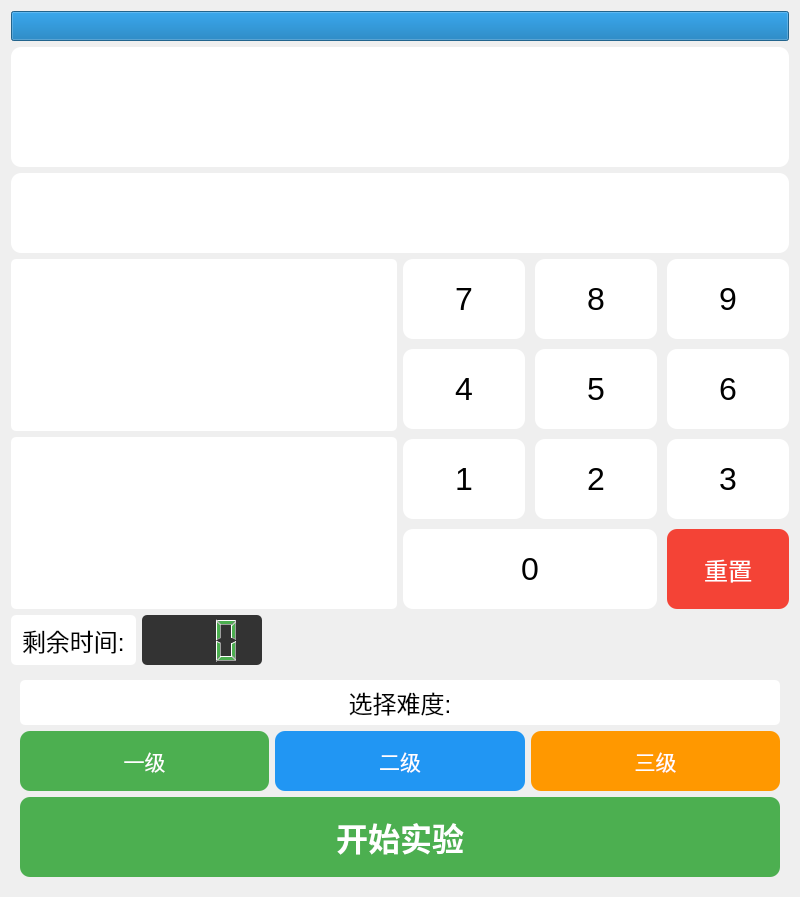
<?xml version="1.0" encoding="UTF-8"?>
<ui version="4.0">
	<class>MathGame</class>
	<widget class="QWidget" name="MathGame">
		<property name="geometry">
			<rect>
				<x>0</x>
				<y>0</y>
				<width>800</width>
				<height>600</height>
			</rect>
		</property>
		<property name="windowTitle">
			<string>数学游戏</string>
		</property>
		<layout class="QVBoxLayout" name="verticalLayout">
			<item>
				<widget class="QProgressBar" name="timeBar">
					<property name="minimumSize">
						<size>
							<width>0</width>
							<height>30</height>
						</size>
					</property>
					<property name="value">
						<number>100</number>
					</property>
					<property name="textVisible">
						<bool>false</bool>
					</property>
					<property name="styleSheet">
						<string notr="true">background-color: #e0e0e0;</string>
					</property>
				</widget>
			</item>
			<item>
				<widget class="QLabel" name="equationLabel">
					<property name="minimumSize">
						<size>
							<width>0</width>
							<height>120</height>
						</size>
					</property>
					<property name="font">
						<font>
							<pointsize>36</pointsize>
							<weight>75</weight>
							<bold>true</bold>
						</font>
					</property>
					<property name="styleSheet">
						<string notr="true">background-color: white; border-radius: 10px; padding: 10px;</string>
					</property>
					<property name="alignment">
						<set>Qt::AlignCenter</set>
					</property>
					<property name="wordWrap">
						<bool>true</bool>
					</property>
				</widget>
			</item>
			<item>
				<widget class="QLabel" name="resultLabel">
					<property name="minimumSize">
						<size>
							<width>0</width>
							<height>80</height>
						</size>
					</property>
					<property name="font">
						<font>
							<pointsize>24</pointsize>
						</font>
					</property>
					<property name="styleSheet">
						<string notr="true">background-color: white; border-radius: 10px; padding: 10px;</string>
					</property>
					<property name="alignment">
						<set>Qt::AlignCenter</set>
					</property>
				</widget>
			</item>
			<item>
				<layout class="QHBoxLayout" name="horizontalLayout">
					<item>
						<layout class="QVBoxLayout" name="statsLayout">
							<item>
								<widget class="QLabel" name="questionsLabel">
									<property name="font">
										<font>
											<pointsize>18</pointsize>
										</font>
									</property>
									<property name="styleSheet">
										<string notr="true">background-color: white; border-radius: 5px; padding: 5px;</string>
									</property>
									<property name="alignment">
										<set>Qt::AlignCenter</set>
									</property>
								</widget>
							</item>
							<item>
								<widget class="QLabel" name="accuracyLabel">
									<property name="font">
										<font>
											<pointsize>18</pointsize>
										</font>
									</property>
									<property name="styleSheet">
										<string notr="true">background-color: white; border-radius: 5px; padding: 5px;</string>
									</property>
									<property name="alignment">
										<set>Qt::AlignCenter</set>
									</property>
								</widget>
							</item>
						</layout>
					</item>
					<item>
						<layout class="QGridLayout" name="buttonGrid">
							<property name="horizontalSpacing">
								<number>10</number>
							</property>
							<property name="verticalSpacing">
								<number>10</number>
							</property>
							<item row="0" column="0">
								<widget class="QPushButton" name="numBtn7">
									<property name="text">
										<string>7</string>
									</property>
									<property name="minimumSize">
										<size>
											<width>80</width>
											<height>80</height>
										</size>
									</property>
									<property name="font">
										<font>
											<pointsize>24</pointsize>
										</font>
									</property>
									<property name="styleSheet">
										<string notr="true">background-color: white; border-radius: 10px;</string>
									</property>
								</widget>
							</item>
							<item row="0" column="1">
								<widget class="QPushButton" name="numBtn8">
									<property name="text">
										<string>8</string>
									</property>
									<property name="minimumSize">
										<size>
											<width>80</width>
											<height>80</height>
										</size>
									</property>
									<property name="font">
										<font>
											<pointsize>24</pointsize>
										</font>
									</property>
									<property name="styleSheet">
										<string notr="true">background-color: white; border-radius: 10px;</string>
									</property>
								</widget>
							</item>
							<item row="0" column="2">
								<widget class="QPushButton" name="numBtn9">
									<property name="text">
										<string>9</string>
									</property>
									<property name="minimumSize">
										<size>
											<width>80</width>
											<height>80</height>
										</size>
									</property>
									<property name="font">
										<font>
											<pointsize>24</pointsize>
										</font>
									</property>
									<property name="styleSheet">
										<string notr="true">background-color: white; border-radius: 10px;</string>
									</property>
								</widget>
							</item>
							<item row="1" column="0">
								<widget class="QPushButton" name="numBtn4">
									<property name="text">
										<string>4</string>
									</property>
									<property name="minimumSize">
										<size>
											<width>80</width>
											<height>80</height>
										</size>
									</property>
									<property name="font">
										<font>
											<pointsize>24</pointsize>
										</font>
									</property>
									<property name="styleSheet">
										<string notr="true">background-color: white; border-radius: 10px;</string>
									</property>
								</widget>
							</item>
							<item row="1" column="1">
								<widget class="QPushButton" name="numBtn5">
									<property name="text">
										<string>5</string>
									</property>
									<property name="minimumSize">
										<size>
											<width>80</width>
											<height>80</height>
										</size>
									</property>
									<property name="font">
										<font>
											<pointsize>24</pointsize>
										</font>
									</property>
									<property name="styleSheet">
										<string notr="true">background-color: white; border-radius: 10px;</string>
									</property>
								</widget>
							</item>
							<item row="1" column="2">
								<widget class="QPushButton" name="numBtn6">
									<property name="text">
										<string>6</string>
									</property>
									<property name="minimumSize">
										<size>
											<width>80</width>
											<height>80</height>
										</size>
									</property>
									<property name="font">
										<font>
											<pointsize>24</pointsize>
										</font>
									</property>
									<property name="styleSheet">
										<string notr="true">background-color: white; border-radius: 10px;</string>
									</property>
								</widget>
							</item>
							<item row="2" column="0">
								<widget class="QPushButton" name="numBtn1">
									<property name="text">
										<string>1</string>
									</property>
									<property name="minimumSize">
										<size>
											<width>80</width>
											<height>80</height>
										</size>
									</property>
									<property name="font">
										<font>
											<pointsize>24</pointsize>
										</font>
									</property>
									<property name="styleSheet">
										<string notr="true">background-color: white; border-radius: 10px;</string>
									</property>
								</widget>
							</item>
							<item row="2" column="1">
								<widget class="QPushButton" name="numBtn2">
									<property name="text">
										<string>2</string>
									</property>
									<property name="minimumSize">
										<size>
											<width>80</width>
											<height>80</height>
										</size>
									</property>
									<property name="font">
										<font>
											<pointsize>24</pointsize>
										</font>
									</property>
									<property name="styleSheet">
										<string notr="true">background-color: white; border-radius: 10px;</string>
									</property>
								</widget>
							</item>
							<item row="2" column="2">
								<widget class="QPushButton" name="numBtn3">
									<property name="text">
										<string>3</string>
									</property>
									<property name="minimumSize">
										<size>
											<width>80</width>
											<height>80</height>
										</size>
									</property>
									<property name="font">
										<font>
											<pointsize>24</pointsize>
										</font>
									</property>
									<property name="styleSheet">
										<string notr="true">background-color: white; border-radius: 10px;</string>
									</property>
								</widget>
							</item>
							<item row="3" column="0" colspan="2">
								<widget class="QPushButton" name="numBtn0">
									<property name="text">
										<string>0</string>
									</property>
									<property name="minimumSize">
										<size>
											<width>0</width>
											<height>80</height>
										</size>
									</property>
									<property name="font">
										<font>
											<pointsize>24</pointsize>
										</font>
									</property>
									<property name="styleSheet">
										<string notr="true">background-color: white; border-radius: 10px;</string>
									</property>
								</widget>
							</item>
							<item row="3" column="2">
								<widget class="QPushButton" name="resetBtn">
									<property name="text">
										<string>重置</string>
									</property>
									<property name="minimumSize">
										<size>
											<width>0</width>
											<height>80</height>
										</size>
									</property>
									<property name="font">
										<font>
											<pointsize>18</pointsize>
										</font>
									</property>
									<property name="styleSheet">
										<string notr="true">background-color: #f44336; color: white; border-radius: 10px;</string>
									</property>
								</widget>
							</item>
						</layout>
					</item>
				</layout>
			</item>
			<item>
				<layout class="QHBoxLayout" name="gameTimeLayout">
					<item>
						<widget class="QLabel" name="label">
							<property name="text">
								<string>剩余时间:</string>
							</property>
							<property name="font">
								<font>
									<pointsize>18</pointsize>
								</font>
							</property>
							<property name="styleSheet">
								<string notr="true">background-color: white; border-radius: 5px; padding: 5px;</string>
							</property>
						</widget>
					</item>
					<item>
						<widget class="QLCDNumber" name="gameTimeDisplay">
							<property name="digitCount">
								<number>3</number>
							</property>
							<property name="minimumSize">
								<size>
									<width>120</width>
									<height>50</height>
								</size>
							</property>
							<property name="styleSheet">
								<string notr="true">background-color: #333; color: #4CAF50; border-radius: 5px;</string>
							</property>
						</widget>
					</item>
					<item>
						<spacer name="horizontalSpacer">
							<property name="orientation">
								<enum>Qt::Horizontal</enum>
							</property>
							<property name="sizeHint" stdset="0">
								<size>
									<width>40</width>
									<height>20</height>
								</size>
							</property>
						</spacer>
					</item>
				</layout>
			</item>
			<item>
				<widget class="QWidget" name="difficultyWidget" native="true">
					<layout class="QVBoxLayout" name="verticalLayout_2">
						<item>
							<widget class="QLabel" name="difficultyLabel">
								<property name="text">
									<string>选择难度:</string>
								</property>
								<property name="font">
									<font>
										<pointsize>18</pointsize>
									</font>
								</property>
								<property name="styleSheet">
									<string notr="true">background-color: white; border-radius: 5px; padding: 5px;</string>
								</property>
								<property name="alignment">
									<set>Qt::AlignCenter</set>
								</property>
							</widget>
						</item>
						<item>
							<layout class="QHBoxLayout" name="difficultyLayout">
								<item>
									<widget class="QPushButton" name="difficulty1Btn">
										<property name="text">
											<string>一级</string>
										</property>
										<property name="minimumSize">
											<size>
												<width>100</width>
												<height>60</height>
											</size>
										</property>
										<property name="font">
											<font>
												<pointsize>16</pointsize>
											</font>
										</property>
										<property name="styleSheet">
											<string notr="true">background-color: #4CAF50; color: white; border-radius: 10px;</string>
										</property>
									</widget>
								</item>
								<item>
									<widget class="QPushButton" name="difficulty2Btn">
										<property name="text">
											<string>二级</string>
										</property>
										<property name="minimumSize">
											<size>
												<width>100</width>
												<height>60</height>
											</size>
										</property>
										<property name="font">
											<font>
												<pointsize>16</pointsize>
											</font>
										</property>
										<property name="styleSheet">
											<string notr="true">background-color: #2196F3; color: white; border-radius: 10px;</string>
										</property>
									</widget>
								</item>
								<item>
									<widget class="QPushButton" name="difficulty3Btn">
										<property name="text">
											<string>三级</string>
										</property>
										<property name="minimumSize">
											<size>
												<width>100</width>
												<height>60</height>
											</size>
										</property>
										<property name="font">
											<font>
												<pointsize>16</pointsize>
											</font>
										</property>
										<property name="styleSheet">
											<string notr="true">background-color: #FF9800; color: white; border-radius: 10px;</string>
										</property>
									</widget>
								</item>
							</layout>
						</item>
						<item>
							<widget class="QPushButton" name="startBtn">
								<property name="text">
									<string>开始实验</string>
								</property>
								<property name="minimumSize">
									<size>
										<width>0</width>
										<height>80</height>
									</size>
								</property>
								<property name="font">
									<font>
										<pointsize>24</pointsize>
										<weight>75</weight>
										<bold>true</bold>
									</font>
								</property>
								<property name="styleSheet">
									<string notr="true">background-color: #4CAF50; color: white; border-radius: 10px;</string>
								</property>
							</widget>
						</item>
					</layout>
				</widget>
			</item>
		</layout>
	</widget>
	<resources/>
	<connections/>
</ui>
